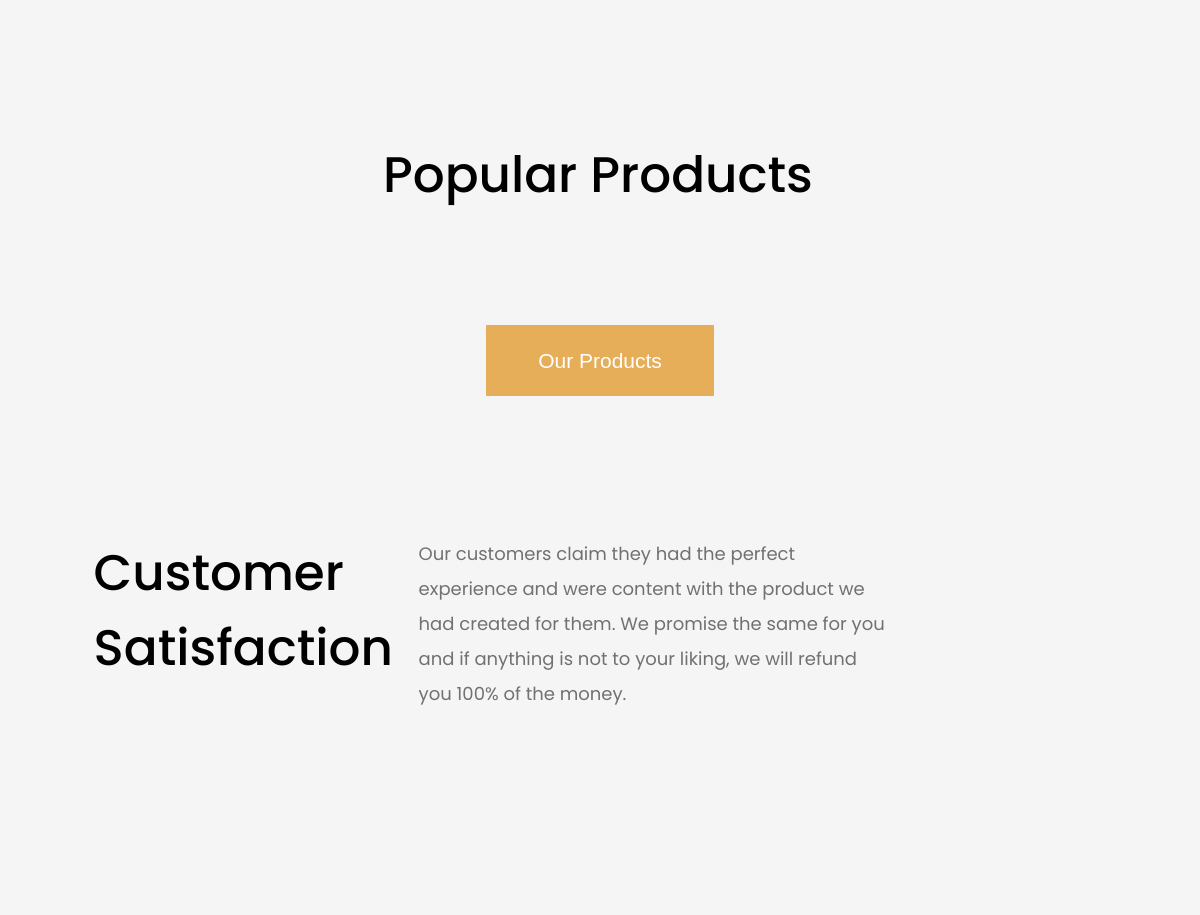
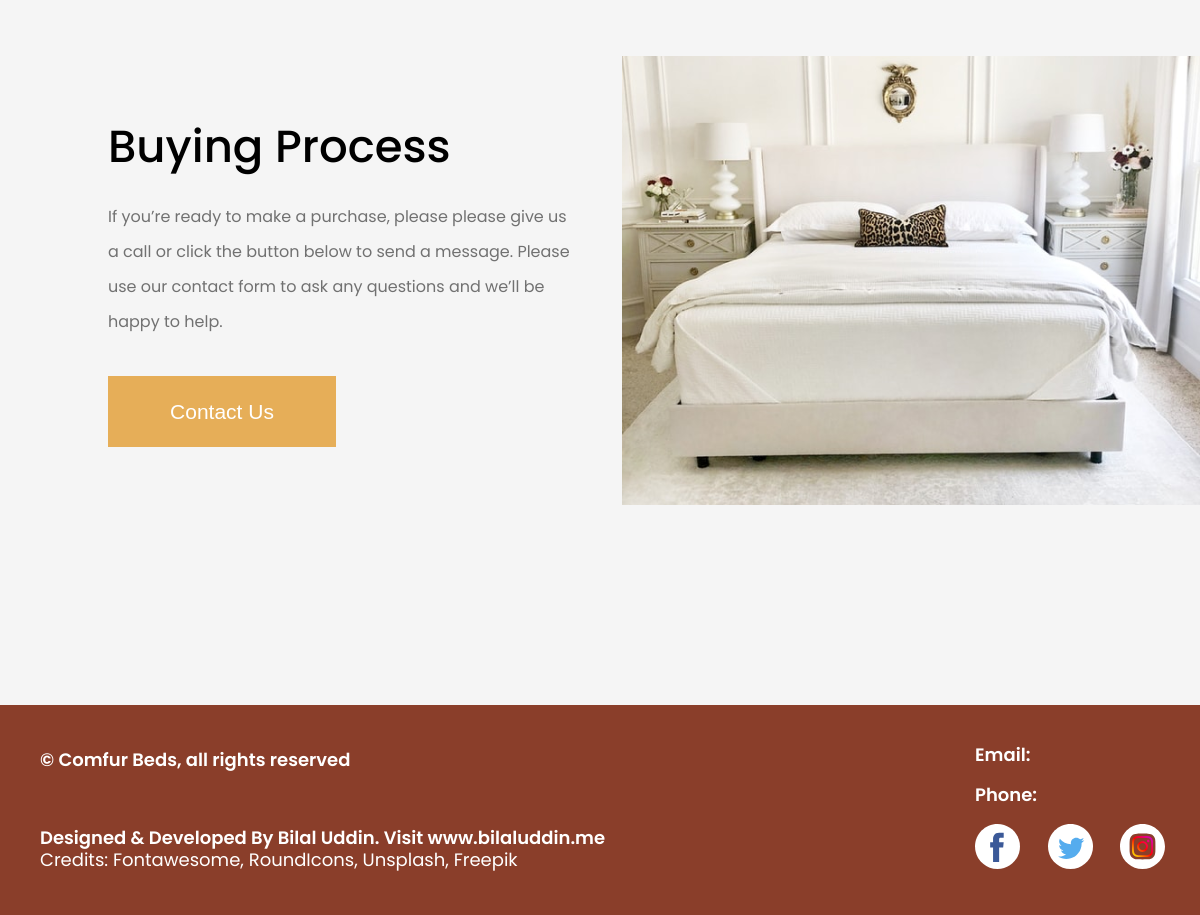
Before: / (lower part) with the older database file (2 pictures, top to bottom).
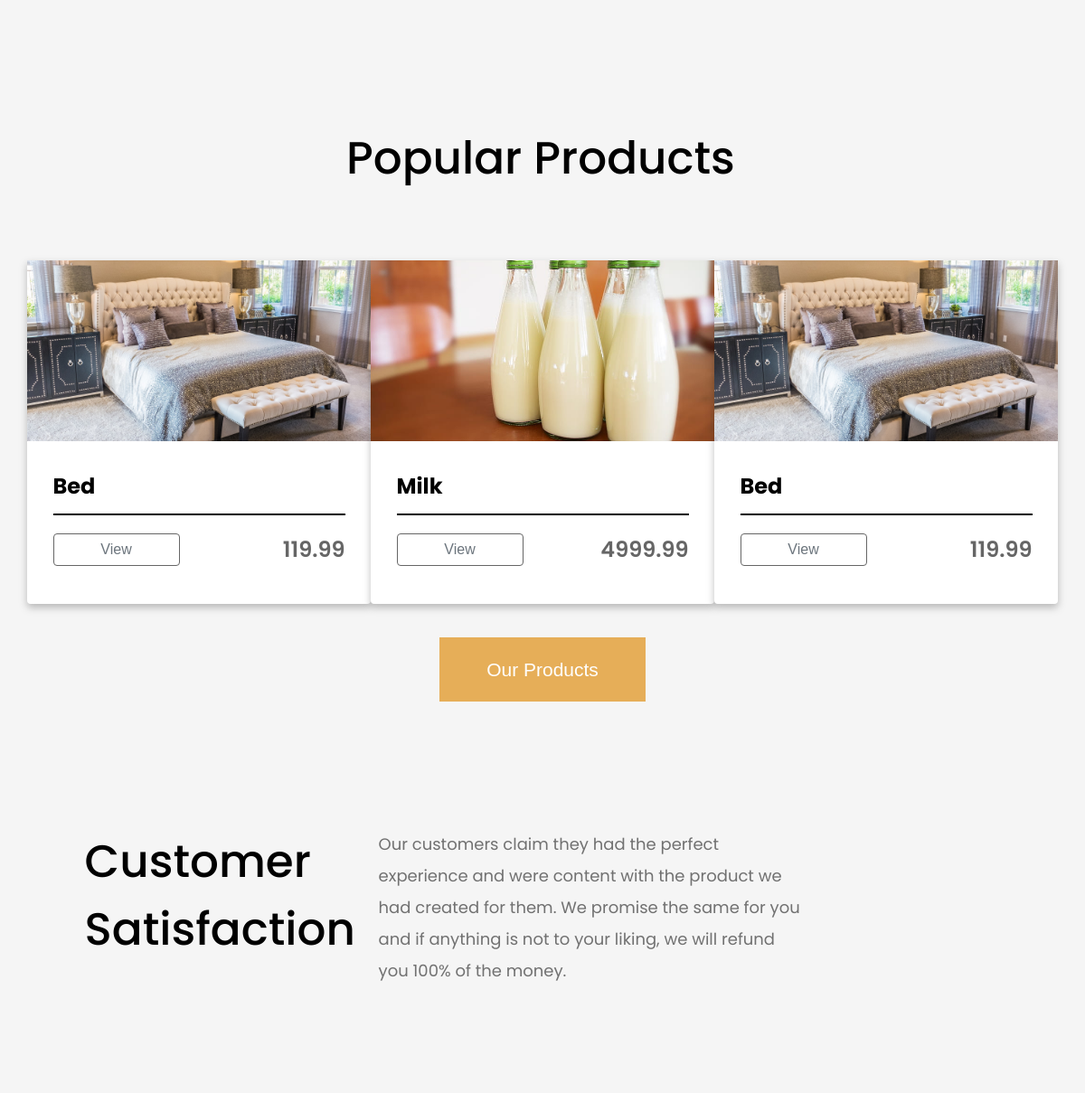
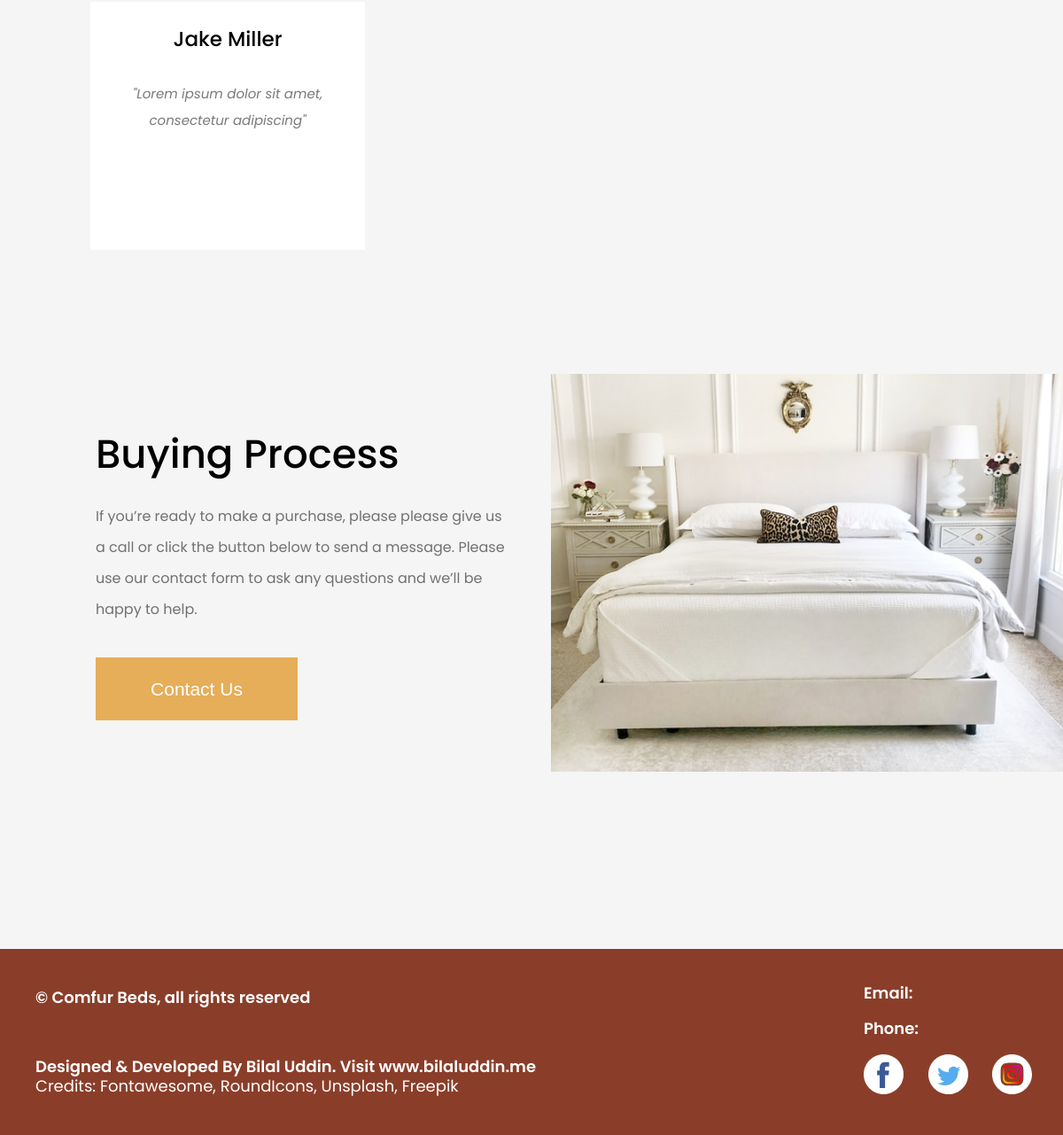
After: the same page with the newer database file (2 pictures, top to bottom).
### home/models.py (models this page shows, shortened)
class PopularProduct(models.Model):
    product = models.ForeignKey(Product, on_delete=models.CASCADE,
                                related_name="popular_product")

class Testimonial(models.Model):
    message = models.CharField(max_length=250)
    name = models.CharField(max_length=50)

### product/models.py (models this page shows, shortened)
class Product(models.Model):
    thumbnail = models.ImageField(upload_to="product_thumbnails")
    cover = models.ImageField(upload_to="product_covers")
    sub_cover1 = models.ImageField(
        upload_to="cub_covers", blank=True, null=True)
    sub_cover2 = models.ImageField(
        upload_to="cub_covers", blank=True, null=True)
    sub_cover3 = models.ImageField(
        upload_to="cub_covers", blank=True, null=True)
    sub_cover4 = models.ImageField(
        upload_to="cub_covers", blank=True, null=True)
    name = models.CharField(max_length=40)
    category = models.CharField(max_length=40, choices=CATEGORY_CHOICES)
    quality_one = models.CharField(
        max_length=100, default="", blank=True)
    quality_two = models.CharField(
        max_length=100, default="", blank=True)
    decription = models.TextField()
    price = models.DecimalField(decimal_places=2, max_digits=10000)
    width = models.IntegerField()
    height = models.IntegerField()
    length = models.IntegerField(blank=True, null=True)
    slug = models.SlugField(
        default="please-input-in-this-format", max_length=100)

### home/views.py (the view)
# urls.py: path("", views.index, name="index")
def index(request):
    testimonial = Testimonial.objects.all()[:3]
    popular = PopularProduct.objects.all()[:3]
    context = {
        "testimonial": testimonial,
        "popular": popular
    }
    return render(request, "home/index.html", context)

### templates/home/index.html (shortened to what this page needs)
{% extends 'base.html' %}
{% load static %}
  {% block head %}
  <link rel="stylesheet" href="{% static 'home/style.css' %}">
  {% endblock %}
  {% block content %}
    <div class="container">
      <div class="s5">
        <div class="s5-title">Popular Products</div>
        <div class="cards">
          {% for popular_product in popular %}
          <div class="card">
            <img src="{{ popular_product.product.thumbnail.url }}" alt="Product" class="c-img">
            <h4 class="c-name">{{ popular_product.product.name }}</h4>
            <hr class="c-line">
            <div class="bottom-card">
              <div class="btn-group">
                <a href="{% url 'product-detail' popular_product.product.slug %}"><button class="c-btn c-left-btn btn">View</button></a>
              </div>
              <h3 class="c-price">{{ popular_product.product.price }}</h3>
            </div>
          </div>
          {% endfor %}
        </div>
        <a href="{% url 'product' %}"><button class="s5-btn btn">Our Products</button></a>
      </div>
      <div class="s6">
        <div class="s6-cont">
          <h3 class="s6-title">
            Customer
            Satisfaction
          </h3>
          <p class="s6-text">
            Our customers claim they had the perfect experience and were content with the product we had created for them. We promise the same for you and if anything is not to your liking, we will refund you 100% of the money.
          </p>
        </div>
      </div>
      <div class="s7">
        <div class="testimonials">
          {% for test in testimonial %}
          <div class="t-card">
            <h4 class="t-name">{{ test.name }}</h4>
            <p class="t-text">"{{ test.message }}"</p>
          </div>
          {% endfor %}
        </div>
      </div>
      <div class="s8">
        <div class="s8-cont">
          <div class="s8-detail">
            <h2 class="s8-title">Buying Process</h2>
            <p class="s8-text">If you’re ready to make a purchase, please please give us a call or click the button below to send a message. Please use our contact form to ask any questions and we’ll be happy to help.</p>
            <a href="{% url 'contact' %}"><button class="s8-btn btn">Contact Us</button></a>
          </div>
          <img src="{% static 'home/imgs/bed2.png' %}" alt="Bed" class="s8-img">
        </div>
      </div>
    </div>
  {% endblock %}

### templates/base.html (shortened to what this page needs)
{% load static %}
<!DOCTYPE html>
<html lang="en">
<head>
  <link rel="stylesheet" href="{% static 'base.css' %}">
  <link rel="stylesheet" href="{% static 'home/style.css' %}">
  {% block head %}{% endblock %}
</head>
<body>
  {% block content %}{% endblock %}
  <div class="base-container">
      <footer>
        <div class="left-footer">
          <h3 class="copy">© Comfur Beds, all rights reserved</h3>
          <div class="credits">
            <h3 class="designer">Designed & Developed By Bilal Uddin. Visit www.bilaluddin.me</h3>
            <p class="credit-imgs">Credits: Fontawesome, RoundIcons, Unsplash, Freepik</p>
          </div>
        </div>
        <div class="right-footer">
          <h3 class="email">Email:</h3>
          <h3 class="phone-footer">Phone:</h3>
          <div class="socials">
            <a href="" target="_blank"><img src="{% static 'home/imgs/fb.svg' %}" alt="FB" class="facebook"></a>
            <a href="" target="_blank"><img src="{% static 'home/imgs/twitter.svg' %}" alt="twitter" class="twitter"></a>
            <a href="" target="_blank"><img src="{% static 'home/imgs/insta.svg' %}" alt="instagram" class="instagram"></a>
          </div>
        </div>
      </footer>
  </div>
</body>
</html>

### home/static/base.css (style rules this page uses)
* { margin: 0; padding: 0; box-sizing: border-box; }
body { width: 100%; font-family: "Poppins", sans-serif; overflow-x: hidden; background: #f5f5f5; }
a { text-decoration: none; color: black; }
footer { width: 100%; height: 210px; background: #8a3e2a; display: flex; justify-content: space-between; align-items: center; margin-top: 2000px; }
.left-footer { height: 122px; display: flex; flex-direction: column; justify-content: space-between; padding-left: 40px; }
.right-footer { height: 132px; display: flex; flex-direction: column; justify-content: space-between; padding-right: 35px; }
footer h3 { font-weight: 600; font-size: 18px; line-height: 22px; color: #ffffff; }
footer p { font-size: 18px; line-height: 22px; color: #ffffff; }
.socials { width: 190px; display: flex; justify-content: space-between; }

### home/static/home/style.css (style rules this page uses)
.s5-title { width: 434px; margin: 0 auto; font-weight: 500; font-size: 50px; line-height: 75px; color: #000000; }
.card { position: relative; width: 380px; height: 380px; filter: drop-shadow(0px 4px 4px rgba(0, 0, 0, 0.25)); background: #ffffff; border-radius: 4px; }
.c-img { width: 100%; height: 200px; object-fit: cover; }
.c-name { margin-top: 25px; font-size: 24px; line-height: 36px; color: #000000; margin-left: 7.5%; }
.c-line { border: 1px solid #000000; background-color: #000000; width: 85%; margin: 0 auto; margin-top: 12px; }
.c-left-btn { font-weight: 300; font-size: 16px; width: 140px; height: 36px; color: #6c757d; background: none; border: 1.5px solid #666666; border-radius: 4px; }
.c-price { font-weight: 600; font-size: 24px; color: #666666; }
.btn { cursor: pointer; }
.bottom-card { width: 85%; margin: 0 auto; margin-top: 20px; display: flex; justify-content: space-between; }
.cards { display: flex; width: 95%; margin: 0 auto; justify-content: space-between; margin-top: 75px; }
.s5 { margin-top: 140px; }
.s5-btn { width: 228px; height: 71px; border: none; position: relative; left: 50%; transform: translateX(-50%); background: #e6ae58; font-weight: 500; font-size: 21px; color: #ffffff; cursor: pointer; margin-top: 37px; }
.s6-cont { width: 66%; height: 155px; display: grid; grid-template-columns: 1fr 1fr; grid-template-rows: 1fr; margin-top: 140px; margin-left: 7.8%; }
.s6-title { width: 305px; font-weight: 500; font-size: 50px; color: #000000; }
.s6-text { width: 467px; font-size: 18px; line-height: 35px; color: #717171; }
.t-card { width: 310px; height: 280px; background: #ffffff; display: flex; flex-direction: column; align-items: center; }
.t-name { font-weight: 500; font-size: 23px; margin-top: 25px; text-align: center; color: #000000; }
.t-text { margin-top: 30px; width: 230px; font-style: italic; font-size: 15px; text-align: center; line-height: 30px; color: #7a7a7a; }
.testimonials { width: 83%; display: flex; justify-content: space-between; margin: 0 auto; margin-top: 140px; }
.s8-cont { display: flex; align-items: center; justify-content: space-between; width: 91%; margin-left: 9%; }
.s8-title { font-weight: 500; font-size: 45px; line-height: 65px; color: #000000; }
.s8-text { width: 467px; font-size: 16px; line-height: 35px; color: #717171; margin-top: 20px; }
.s8-btn { width: 228px; height: 71px; border: none; background: #e6ae58; font-weight: 500; font-size: 21px; color: #ffffff; cursor: pointer; margin-top: 37px; width: 228px; height: 71px; border: none; background: #e6ae58; font-weight: 500; font-size: 21px; color: #ffffff; cursor: pointer; margin-top: 37px; }
.s8 { margin-top: 140px; }
footer { width: 100%; height: 210px; background: #8a3e2a; display: flex; justify-content: space-between; align-items: center; margin-top: 200px; }
.left-footer { height: 122px; display: flex; flex-direction: column; justify-content: space-between; padding-left: 40px; }
.right-footer { height: 132px; display: flex; flex-direction: column; justify-content: space-between; padding-right: 35px; }
footer h3 { font-weight: 600; font-size: 18px; line-height: 22px; color: #ffffff; }
footer p { font-size: 18px; line-height: 22px; color: #ffffff; }
.socials { width: 190px; display: flex; justify-content: space-between; }

Changed rows visible on the page:
added PopularProduct: product.thumbnail (picture), product.name "Bed", product.price "119.99"
added PopularProduct: product.thumbnail (picture), product.name "Milk", product.price "4999.99"
added PopularProduct: product.thumbnail (picture), product.name "Bed", product.price "119.99"
added Testimonial: name "Jake Miller", message "Lorem ipsum dolor sit amet, consectetur adipiscing"
